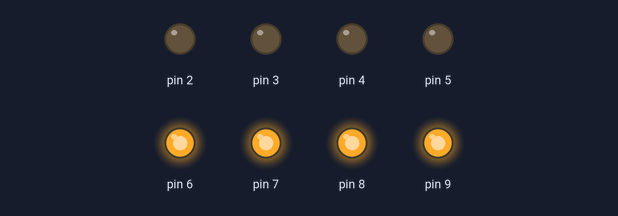
Bench run of a sketch on a simulated Arduino Uno, built with avr-gcc and run on an emulated ATmega328P. Shown: output pins drawn as LEDs (lit = HIGH).

Above: at 0.1 s.
At 2.9 s:
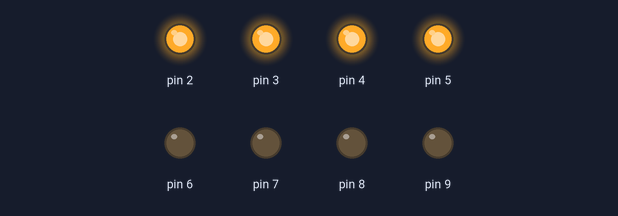
At 7.1 s:
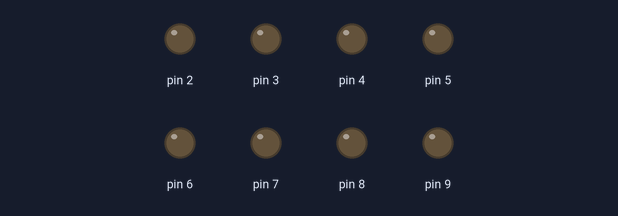
Timing chart, 0 to 7.4 s (numbered marks = the images above):
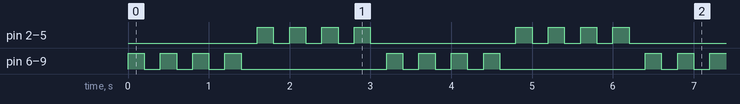

Measured:
- by itself, pin 2–9: repeats every 3.2 s: 3 × (LOW 0.20 s, HIGH 0.20 s), LOW 1.8 s, HIGH 0.20 s
- by itself, everything shown: repeats every 3.2 s, in 16 steps

The sketch:

Motorcycle_lights.ino
```cpp
// initializing a variable for pin 2 to 9
int led1 = 9;
int led2 = 8;
int led3 = 7;
int led4 = 6;
int led5 = 5;
int led6 = 4;
int led7 = 3;
int led8 = 2;
void setup()
{
  pinMode(9, OUTPUT);
  pinMode(8, OUTPUT);
  pinMode(7, OUTPUT);
  pinMode(6, OUTPUT);
  pinMode(5, OUTPUT);
  pinMode(4, OUTPUT);
  pinMode(3, OUTPUT);
  pinMode(2, OUTPUT);

}

void loop()
{


  digitalWrite(9, HIGH);
  digitalWrite(8, HIGH);
  digitalWrite(7, HIGH);
  digitalWrite(6, HIGH);
  digitalWrite(5, LOW);
  digitalWrite(4, LOW);
  digitalWrite(3, LOW);
  digitalWrite(2, LOW);
  delay(200);

  digitalWrite(9, LOW);
  digitalWrite(8, LOW);
  digitalWrite(7, LOW);
  digitalWrite(6, LOW);
  digitalWrite(5, LOW);
  digitalWrite(4, LOW);
  digitalWrite(3, LOW);
  digitalWrite(2, LOW);
  delay(200);

  digitalWrite(9, HIGH);
  digitalWrite(8, HIGH);
  digitalWrite(7, HIGH);
  digitalWrite(6, HIGH);
  digitalWrite(5, LOW);
  digitalWrite(4, LOW);
  digitalWrite(3, LOW);
  digitalWrite(2, LOW);
  delay(200);

  digitalWrite(9, LOW);
  digitalWrite(8, LOW);
  digitalWrite(7, LOW);
  digitalWrite(6, LOW);
  digitalWrite(5, LOW);
  digitalWrite(4, LOW);
  digitalWrite(3, LOW);
  digitalWrite(2, LOW);
  delay(200);

  digitalWrite(9, HIGH);
  digitalWrite(8, HIGH);
  digitalWrite(7, HIGH);
  digitalWrite(6, HIGH);
  digitalWrite(5, LOW);
  digitalWrite(4, LOW);
  digitalWrite(3, LOW);
  digitalWrite(2, LOW);
  delay(200);

  digitalWrite(9, LOW);
  digitalWrite(8, LOW);
  digitalWrite(7, LOW);
  digitalWrite(6, LOW);
  digitalWrite(5, LOW);
  digitalWrite(4, LOW);
  digitalWrite(3, LOW);
  digitalWrite(2, LOW);
  delay(200);

  digitalWrite(9, HIGH);
  digitalWrite(8, HIGH);
  digitalWrite(7, HIGH);
  digitalWrite(6, HIGH);
  digitalWrite(5, LOW);
  digitalWrite(4, LOW);
  digitalWrite(3, LOW);
  digitalWrite(2, LOW);
  delay(200);

  digitalWrite(9, LOW);
  digitalWrite(8, LOW);
  digitalWrite(7, LOW);
  digitalWrite(6, LOW);
  digitalWrite(5, LOW);
  digitalWrite(4, LOW);
  digitalWrite(3, LOW);
  digitalWrite(2, LOW);
  delay(200);


  digitalWrite(9, LOW);
  digitalWrite(8, LOW);
  digitalWrite(7, LOW);
  digitalWrite(6, LOW);
  digitalWrite(5, HIGH);
  digitalWrite(4, HIGH);
  digitalWrite(3, HIGH);
  digitalWrite(2, HIGH);
  delay(200);

  digitalWrite(9, LOW);
  digitalWrite(8, LOW);
  digitalWrite(7, LOW);
  digitalWrite(6, LOW);
  digitalWrite(5, LOW);
  digitalWrite(4, LOW);
  digitalWrite(3, LOW);
  digitalWrite(2, LOW);
  delay(200);

  digitalWrite(9, LOW);
  digitalWrite(8, LOW);
  digitalWrite(7, LOW);
  digitalWrite(6, LOW);
  digitalWrite(5, HIGH);
  digitalWrite(4, HIGH);
  digitalWrite(3, HIGH);
  digitalWrite(2, HIGH);
  delay(200);

  digitalWrite(9, LOW);
  digitalWrite(8, LOW);
  digitalWrite(7, LOW);
  digitalWrite(6, LOW);
  digitalWrite(5, LOW);
  digitalWrite(4, LOW);
  digitalWrite(3, LOW);
  digitalWrite(2, LOW);
  delay(200);

  digitalWrite(9, LOW);
  digitalWrite(8, LOW);
  digitalWrite(7, LOW);
  digitalWrite(6, LOW);
  digitalWrite(5, HIGH);
  digitalWrite(4, HIGH);
  digitalWrite(3, HIGH);
  digitalWrite(2, HIGH);
  delay(200);

  digitalWrite(9, LOW);
  digitalWrite(8, LOW);
  digitalWrite(7, LOW);
  digitalWrite(6, LOW);
  digitalWrite(5, LOW);
  digitalWrite(4, LOW);
  digitalWrite(3, LOW);
  digitalWrite(2, LOW);
  delay(200);

  digitalWrite(9, LOW);
  digitalWrite(8, LOW);
  digitalWrite(7, LOW);
  digitalWrite(6, LOW);
  digitalWrite(5, HIGH);
  digitalWrite(4, HIGH);
  digitalWrite(3, HIGH);
  digitalWrite(2, HIGH);
  delay(200);

  digitalWrite(9, LOW);
  digitalWrite(8, LOW);
  digitalWrite(7, LOW);
  digitalWrite(6, LOW);
  digitalWrite(5, LOW);
  digitalWrite(4, LOW);
  digitalWrite(3, LOW);
  digitalWrite(2, LOW);
  delay(200);


}
```
